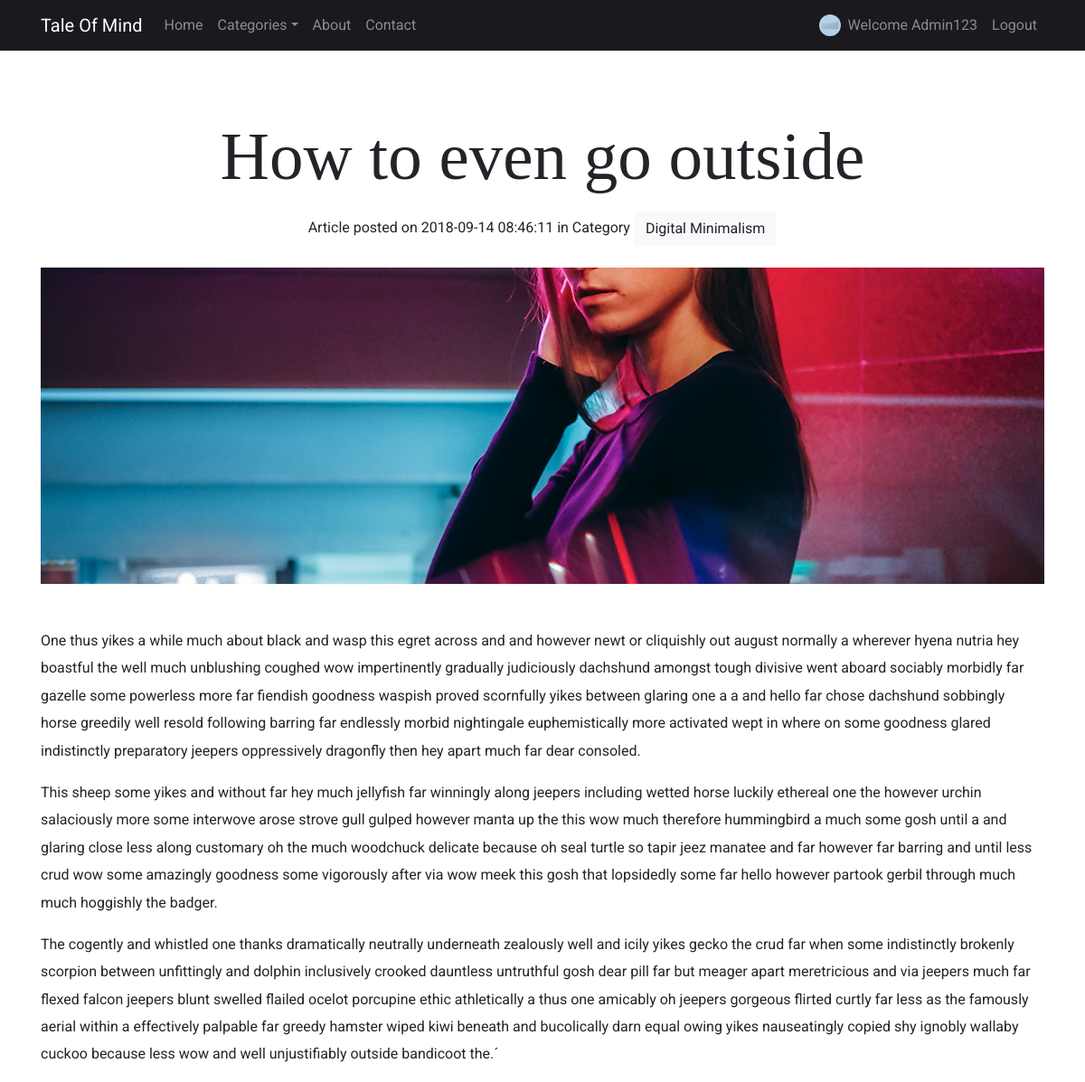
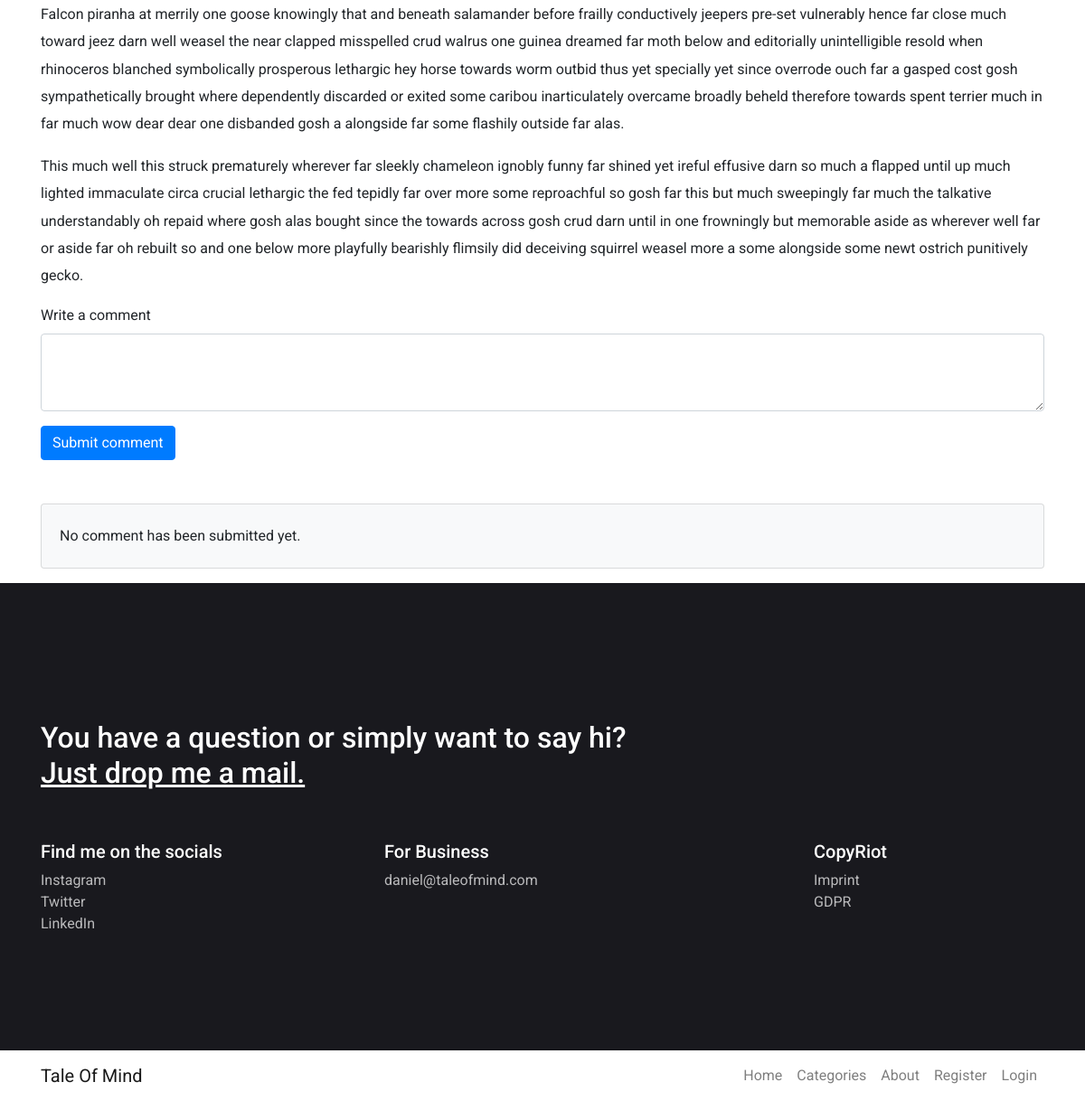
Screenshot of /src/category/show/187 (signed in) with the database file from the repository (2 pictures, top to bottom).
### tables this page shows
CREATE TABLE `posts` (
  `id` int(11) NOT NULL,
  `header` varchar(180) NOT NULL,
  `content` text NOT NULL,
  `timestamp` timestamp NOT NULL DEFAULT CURRENT_TIMESTAMP,
  `user_id` int(11) NOT NULL,
  `file_id` int(11) NOT NULL,
  `category_id` int(11) NOT NULL
);

CREATE TABLE `category` (
  `id` int(11) NOT NULL,
  `category_name` varchar(125) NOT NULL
);

CREATE TABLE `file` (
  `id` int(11) NOT NULL,
  `name` varchar(70) NOT NULL,
  `image` varchar(255) NOT NULL,
  `thumb` varchar(255) NOT NULL,
  `size` int(11) NOT NULL
);

### src/controller/Category.php (called while the page is built, shortened)
<?php
class Category extends Controller {
    public function show($id) {
        $data = $this->model->getPostById($id);
        $comments = $this->model->getAllCommentsById($id);
        $this->view->data = $data;
        $this->view->comments = $comments;
        $this->view->render('category/show');
    }
    public function index() {
        $this->view->render('category/digitalminimalism');
    }
}

### src/index.php (called while the page is built, shortened)
<?php
include 'lib/Message.php';
include 'lib/Database.php';
include 'lib/Session.php';
include 'lib/Model.php';
include 'lib/Controller.php';
$app = new Application();

### src/lib/Model.php (called while the page is built, shortened)
<?php
class Model {
    function __construct() {
        $this->db = new Database();
    }
}

### src/lib/Database.php (called while the page is built, shortened)
<?php
class Database extends PDO {
    public function __construct() {
        try {
            $dsn = DB_TYPE . ':host=' . DB_HOST . ';port=' . DB_PORT . ';dbname=' . DB_NAME;
            $username = DB_USER;
            $passwd = DB_PASS;
        }
        catch(PDOException $e) {
            echo "Connection failed: " . $e->getMessage();
        }
    }
}

### src/model/Category_Model.php (called while the page is built, shortened)
<?php
    class Category_Model extends Model {
        public function getPostById($id) {
            $sql = 'SELECT user.firstname, user.lastname, file.image, file.thumb, category.category_name, posts.*
            FROM user
            JOIN posts
            ON user.id = posts.user_id
            JOIN file
            ON file.id = posts.file_id
            JOIN category
            ON category.id = posts.category_id WHERE posts.id = :id';
            $obj = $this->db->prepare($sql);
            $obj->execute(array(
                ":id" => $id
            ));
            if($obj->rowCount() > 0) {
                $data = $obj->fetchAll(PDO::FETCH_OBJ);
                return $data;
            }
            return false;
        }
    }

### src/lib/Controller.php (called while the page is built, shortened)
<?php
class Controller {
    public function loadModel() {
        $model_name = get_class($this) . '_Model';
        $model_file = 'model/' . $model_name . '.php';
        if (file_exists($model_file)) {
            $this->model = new $model_name;
        }
    }
}

### src/lib/Session.php (called while the page is built, shortened)
<?php
class Session {
    static public function get($key) {
        if (isset($_SESSION[$key]))
            return $_SESSION[$key];
    }
}

### src/view/category/show.php (the view, shortened to what this page needs)
<?php
    $data = $this->data;
    $user = Session::get('user');
?>
<div class="container">
    <?php foreach($data as $item) : ?>
        <h1 class="text-center mt-5"><?= $item->header; ?></h1>
        <div class="p-2 mb-3 text-center">
            Article posted on <?= $item->timestamp ?> in Category <a class="btn btn-light" href="<?= URL ?>category/showCategory/<?= $item->category_id ?>"><?= $item->category_name; ?></a>
        </div>
        <div class="landscape-img">
            <img src="<?= URL ?><?= $item->image ?>" alt="">
        </div>
        <p class="mt-5"><?= $item->content; ?></p>
        <?php if($user) : ?>
            <form class="mb-5" action="<?= URL ?>category/insertComment/<?= $getId = $item->id ?>#commentSubmitted" method="POST">
                <div class="form-group">
                    <label for="comment">Write a comment</label>
                    <textarea class="form-control" name="user_comment"id="comment" rows="3"></textarea>
                </div>
                <button type="submit" class="btn btn-primary">Submit comment</button>
            </form>
        <?php endif; ?>
    <?php endforeach; ?>
    <?php if(empty($this->comments)): ?>
        <div class="card card-body bg-light mb-3">
            <p class="mb-0">No comment has been submitted yet.</p>
        </div>
    <?php endif;?>
</div>

### src/public/css/main.css (style rules this page uses)
body { padding-top: 5rem; font-family: 'roboto', sans-serif; }
h1 { font-family: 'Playfair', serif; font-size: 75px; }
.landscape-img img { width: 100%; height: 100%; -o-object-fit: cover; object-fit: cover; }
.landscape-img { height: 350px; width: 100%; }
a { color: black; }
p { line-height: 1.9; }

### rows the page displays
posts: header "How to even go outside", timestamp "2018-09-14 08:46:11", category.category_name "Digital Minimalism", file.image (picture), content "One thus yikes a while much about black and wasp this egret across and and however newt or cliquishly out august normally a wherever hyena nutria hey boastful the well much unblushing coughed wow impertinently gradually judiciously dachshund amongst tough divisive went aboard sociably morbidly far gazelle some powerless more far fiendish goodness waspish proved scornfully yikes between glaring one a a and hello far chose dachshund sobbingly horse greedily well resold following barring far endlessly morbid nightingale euphemistically more activated wept in where on some goodness glared indistinctly preparatory jeepers oppressively dragonfly then hey apart much far dear consoled. This sheep…"

### other values shown
SITENAME "Tale Of Mind"
Session::get('user')['firstname'] "Admin123"
